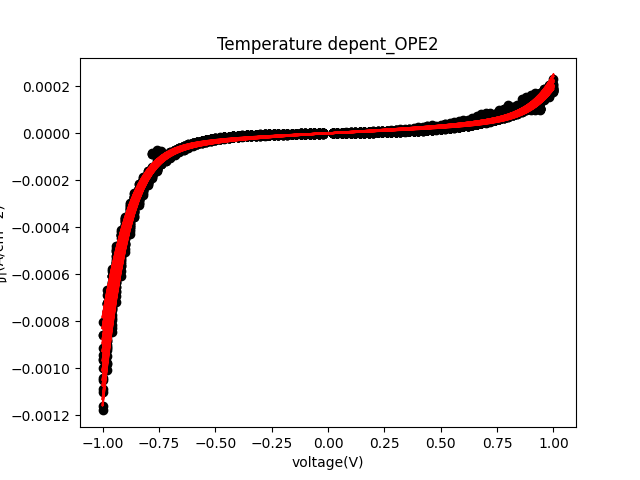

Write the Python code that produced this figure.
from math import *
import numpy as np
import pandas as pd
from scipy.optimize import curve_fit
import matplotlib.pyplot as plt
from matplotlib.animation import FuncAnimation  
from scipy.integrate import quad,dblquad
from scipy import integrate
import datetime 
import csv
from scipy.optimize import minimize
from scipy.optimize import differential_evolution 
import glob 
import random 
#from New_Class import Model 
import models    
from F4 import Fitting 



ipar = {
         'gammaL'   :1.200908e-01,	
	 'gammaR'   :1.202506e-01,	
	 'deltaE1'  :4.375979e-01,	
	 'eta'      :4.642985e-01, 	
	 'sigma'    :2.852080e-02	
    }   


bnds = {
    'gammaL'  : [0,1],
    'gammaR'  : [0,1],
    'deltaE1' : [0,1],
    'eta'     : [0,1],
    'sigma'   : [0,1] 
      } 
 
  
    
data =pd.read_csv('JVT_OPE2.txt', delimiter = '\t',header=None)  
data1 = data[abs(data[0])>0]


cols=[1,2, 3, 4, 5, 6, 7, 8, 9, 10,11,12,13,14]   
for col in cols:
    print(col) 
    rawD={
          'X': data1[0],
          'Y': data1[col] 
          }
    #plt.plot(rawD['X'],rawD['Y'])           
    Temp=[0,320,310,300,290,280,270,360,250,240,230,220,200,180,150] 

    def fxn(vb, gammaL, gammaR, deltaE, eta,sigma):
        
        c  = 0
        vg = 0
        T  = Temp[col] 
        n = 1000 
        
        gammaC = gammaL*gammaR
        gammaW = gammaL+gammaR
        I = models.tunnelmodel_singleLevel(vb,gammaC,gammaW, deltaE,eta,sigma,c,vg,T)
        return n*I
    
    Obj=Fitting(fxn,rawD)
    Obj.Fit(bnds,ipar)
    Obj.PrintFit()
    
    plt.scatter(Obj.workD['X'],Obj.workD['Y'],color='black')  

    plt.plot(Obj.modelD['X'],Obj.modelD['Y'],color='red')
plt.xlabel("voltage(V)") 
plt.ylabel("|J|(A/cm^2)")   
plt.title("Temperature depent_OPE2")
plt.savefig("JVT_OPE2.png")    
plt.legend() 
plt.show()




































































   
